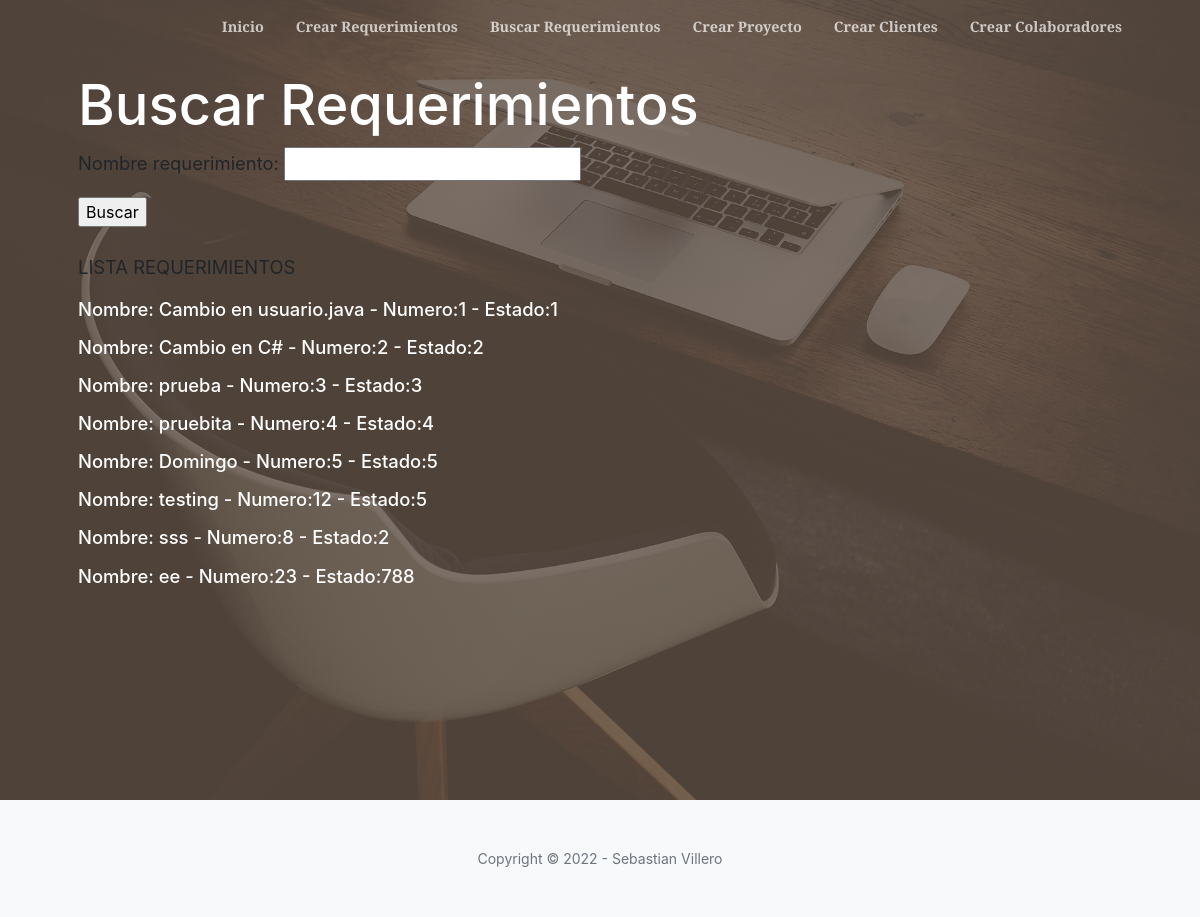
The page /inicio/requerimientos/ on the database as committed earlier.
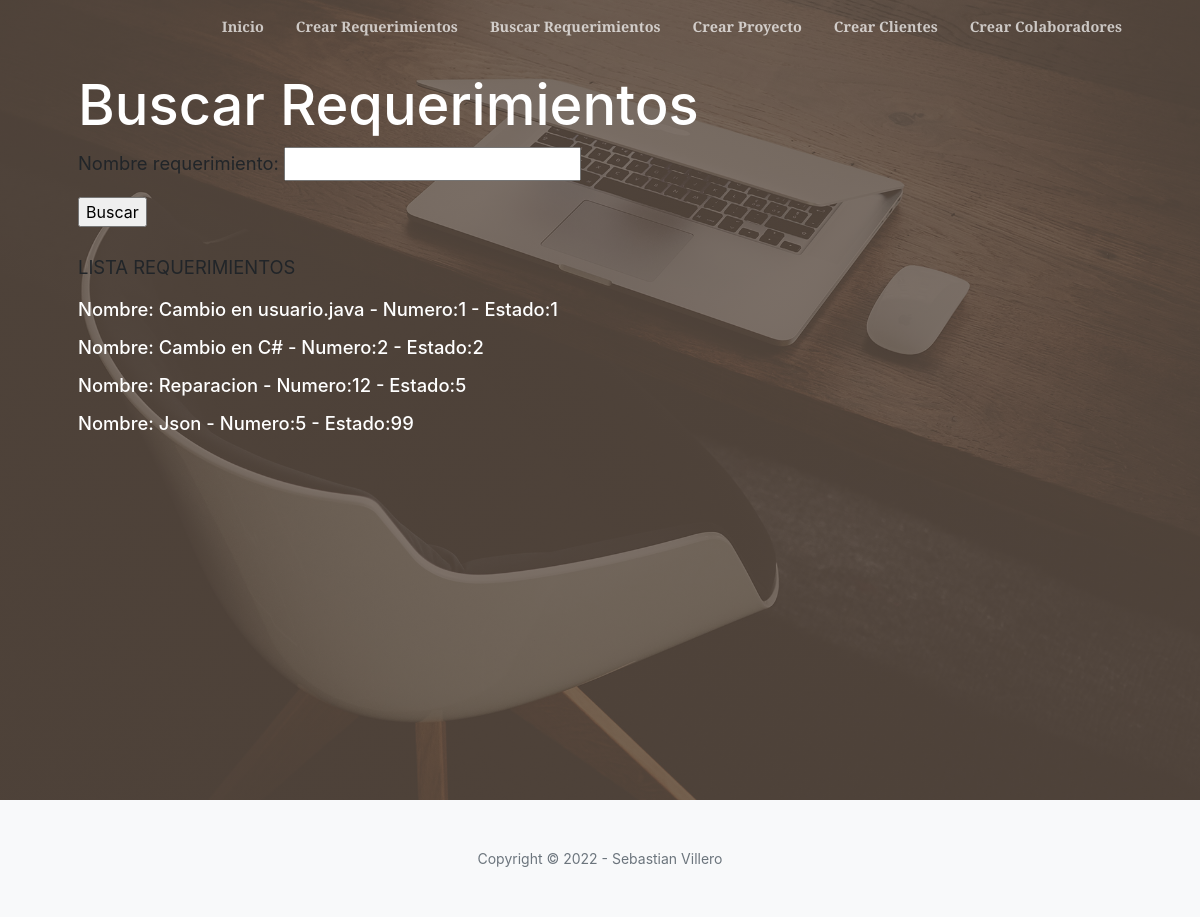
The same page on the database as committed later.
### appentrega/models.py (models this page shows, shortened)
class Requerimiento(models.Model):
    numero = models.IntegerField()
    estado = models.IntegerField()
    nombre = models.CharField(max_length=50)
    solicitud = models.CharField(max_length=100)
    fecha_alta = models.DateField(blank=True, null=True)
    fecha_cierre = models.DateField(blank=True, null=True)

### appentrega/views.py (the view)
# urls.py: path("requerimientos/",requerimientos, name='requerimientos'),
def requerimientos(request):
    listado_requerimientos = Requerimiento.objects.all()
    if request.GET.get('nombre_requerimiento'):
        formulario = FormularioBusqueda(request.GET)
        if formulario.is_valid():
            data = formulario.cleaned_data
            listado_requerimientos = Requerimiento.objects.filter(nombre__icontains = data['nombre_requerimiento'])
        return render(request, "appentrega/requerimientos.html", {'requerimientos':listado_requerimientos,'formulario':formulario})
    else:
        formulario = FormularioBusqueda()
        return render(request, "appentrega/requerimientos.html", {'requerimientos':listado_requerimientos, 'formulario':formulario})

### appentrega/forms.py
class FormularioBusqueda(Form):
    nombre_requerimiento = CharField(max_length=50)

### appentrega/templates/appentrega/requerimientos.html (shortened to what this page needs)
{% extends 'appentrega/base.html' %}
{% block titulo2 %}  Buscar Requerimientos {% endblock titulo2 %}
{% block lista %}
    <p> </br>LISTA REQUERIMIENTOS </br></p>
{% endblock lista %}
{% block listado_requerimientos %}
    {% for requerimiento in requerimientos %}
            <p> Nombre: {{requerimiento.nombre}} - Numero:{{requerimiento.numero}} - Estado:{{requerimiento.estado}} </p>
    {% endfor %}
{% endblock listado_requerimientos%}
{% block busqueda %}
    <div>
        <form method="get" >{% csrf_token %}
            {{formulario.as_p}}
            <input type="submit" value="Buscar">
        </form>
    </div>
{% endblock %}

Rows that differ between the two databases and show on the page:
removed Requerimiento: nombre "prueba", numero "3", estado "3"
removed Requerimiento: nombre "pruebita", numero "4", estado "4"
removed Requerimiento: nombre "Domingo", numero "5", estado "5"
removed Requerimiento: nombre "sss", numero "8", estado "2"
removed Requerimiento: nombre "ee", numero "23", estado "788"
changed Requerimiento: nombre "testing" → "Reparacion"
added Requerimiento: nombre "Json", numero "5", estado "99"
